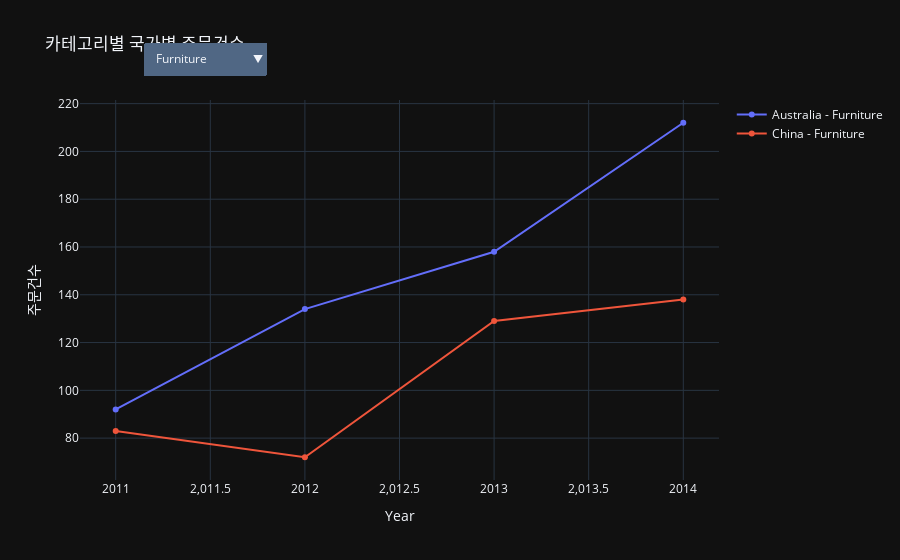

Here is the notebook cell this chart was saved with:
### Markdown cell above
### 호주, 중국 카테고리별 주문 건수

### Code cell
size_df = aus_china.groupby(['Year', 'Country', 'Category']).size().to_frame('주문건수').reset_index()
fig = go.Figure()

categories = size_df['Category'].unique()
countries = size_df['Country'].unique()

for category in categories:
    for country in countries:
        category_data = size_df[(size_df['Category'] == category) & (size_df['Country'] == country)]
        fig.add_trace(go.Scatter(
            x=category_data['Year'],
            y=category_data['주문건수'],
            mode='lines+markers',
            name=f"{country} - {category}",
            visible=(category == categories[0])  
        ))

dropdown_buttons = [
    {"label": category, "method": "update", "args": [{"visible": [category == cat for cat in categories for _ in countries]}, 
                                                    {"title": f"{category} 카테고리별 국가별 주문건수"}]}
    for category in categories
]
fig.update_layout(
    updatemenus=[{
        "buttons": dropdown_buttons,
        "direction": "down",
        "showactive": True,
        "x": 0.1,
        "xanchor": "left",
        "y": 1.15,
        "yanchor": "top",
    }],
    title="카테고리별 국가별 주문건수",
    xaxis_title="Year",
    yaxis_title="주문건수",
    template="plotly_dark"
)

fig.show()

### Figure 1 — Plotly figure (JSON) as saved in the notebook; plotly's stock layout.template omitted (floating-point values rounded to 4 significant figures)
{"data": [{"mode": "lines+markers", "name": "Australia - Furniture", "type": "scatter", "visible": true, "x": [2011, 2012, 2013, 2014], "y": [92, 134, 158, 212]}, {"mode": "lines+markers", "name": "China - Furniture", "type": "scatter", "visible": true, "x": [2011, 2012, 2013, 2014], "y": [83, 72, 129, 138]}, {"mode": "lines+markers", "name": "Australia - Office Supplies", "type": "scatter", "visible": false, "x": [2011, 2012, 2013, 2014], "y": [241, 347, 453, 567]}, {"mode": "lines+markers", "name": "China - Office Supplies", "type": "scatter", "visible": false, "x": [2011, 2012, 2013, 2014], "y": [209, 243, 274, 339]}, {"mode": "lines+markers", "name": "Australia - Technology", "type": "scatter", "visible": false, "x": [2011, 2012, 2013, 2014], "y": [94, 144, 184, 211]}, {"mode": "lines+markers", "name": "China - Technology", "type": "scatter", "visible": false, "x": [2011, 2012, 2013, 2014], "y": [73, 89, 102, 129]}], "layout": {"title": {"text": "카테고리별 국가별 주문건수"}, "updatemenus": [{"buttons": [{"args": [{"visible": [true, true, false, false, false, false]}, {"title": "Furniture 카테고리별 국가별 주문건수"}], "label": "Furniture", "method": "update"}, {"args": [{"visible": [false, false, true, true, false, false]}, {"title": "Office Supplies 카테고리별 국가별 주문건수"}], "label": "Office Supplies", "method": "update"}, {"args": [{"visible": [false, false, false, false, true, true]}, {"title": "Technology 카테고리별 국가별 주문건수"}], "label": "Technology", "method": "update"}], "direction": "down", "showactive": true, "x": 0.1, "xanchor": "left", "y": 1.15, "yanchor": "top"}], "xaxis": {"title": {"text": "Year"}}, "yaxis": {"title": {"text": "주문건수"}}}}
